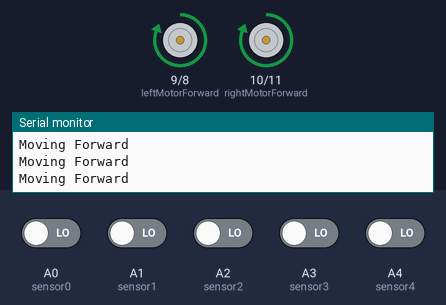
A sketch run on a simulated Arduino Uno, built with avr-gcc and run on an emulated ATmega328P. Parts: motor-driver pin pairs drawn as motors (green arrow = first pin HIGH = forward, orange = second pin HIGH = backward, longer = more drive), the last lines printed to the serial monitor. The test bench sets the inputs (shaded band); at power-on: A0 (sensor0), A1 (sensor1), A2 (sensor2), A3 (sensor3), A4 (sensor4) LOW.

Above: at 1.2 s.
1.3 s: A0 (sensor0) driven HIGH
At 2.1 s:
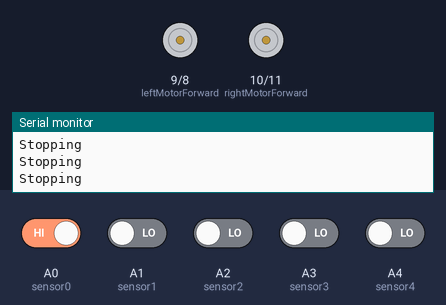
2.8 s: A1 (sensor1) driven HIGH
At 3.3 s:
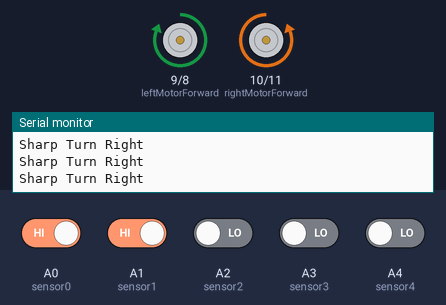
4.3 s: A1 (sensor1) driven LOW
At 5.5 s:
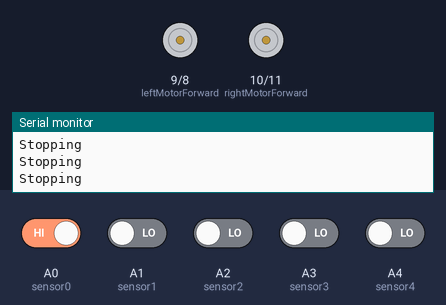
5.8 s: A0 (sensor0) driven LOW
At 6.9 s:
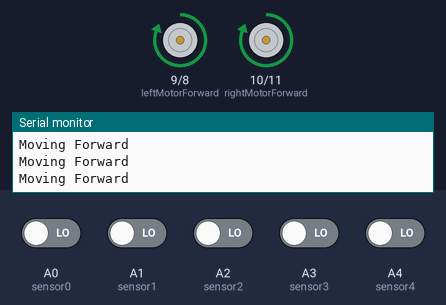
7.3 s: A3 (sensor3) driven HIGH
At 8.2 s:
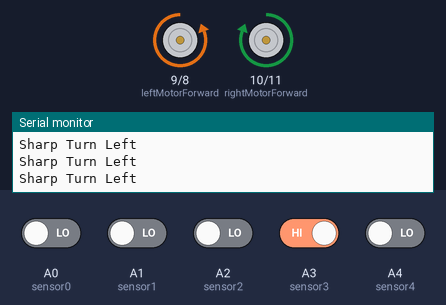
8.8 s: A2 (sensor2) driven HIGH
At 9.4 s:
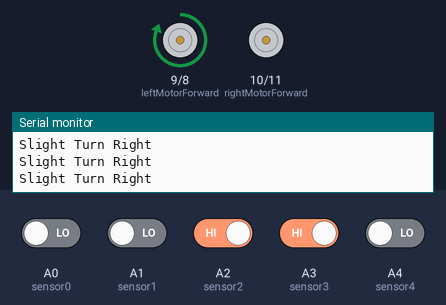
Timing chart, 0 to 11.3 s (numbered marks = the images above; inputs shaded):
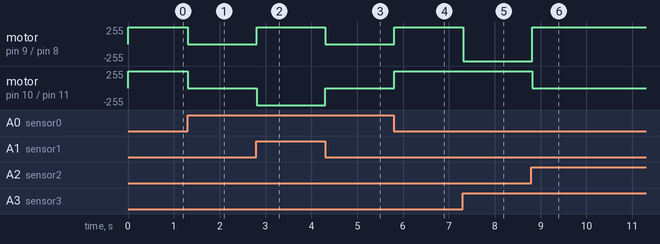

Measured:
- after the input at 1.3 s, motor on pin 9 (leftMotorForward) / pin 8 (leftMotorBackward), motor on pin 10 (rightMotorForward) / pin 11 (rightMotorBackward): forward 255/255 → stopped at once
- after the input at 2.8 s, motor on pin 9 (leftMotorForward) / pin 8 (leftMotorBackward): stopped → forward 255/255 at once; motor on pin 10 (rightMotorForward) / pin 11 (rightMotorBackward): stopped → backward 255/255 at once
- after the input at 4.3 s, motor on pin 9 (leftMotorForward) / pin 8 (leftMotorBackward): forward 255/255 → stopped at once; motor on pin 10 (rightMotorForward) / pin 11 (rightMotorBackward): backward 255/255 → stopped at once
- after the input at 5.8 s, motor on pin 9 (leftMotorForward) / pin 8 (leftMotorBackward), motor on pin 10 (rightMotorForward) / pin 11 (rightMotorBackward): stopped → forward 255/255 at once
- after the input at 7.3 s, motor on pin 9 (leftMotorForward) / pin 8 (leftMotorBackward): forward 255/255 → backward 255/255 at once
- after the input at 8.8 s, motor on pin 9 (leftMotorForward) / pin 8 (leftMotorBackward): backward 255/255 → forward 255/255 at once; motor on pin 10 (rightMotorForward) / pin 11 (rightMotorBackward): forward 255/255 → stopped at once

The sketch:

main.ino
```cpp
// Pin Definitions
#define sensor0 A0  // Leftmost sensor (corner)
#define sensor1 A1  // Left middle sensor
#define sensor2 A2  // Center sensor
#define sensor3 A3  // Right middle sensor
#define sensor4 A4  // Rightmost sensor (corner)

#define leftMotorForward 9  // Left motor forward pin
#define leftMotorBackward 8 // Left motor backward pin
#define rightMotorForward 10 // Right motor forward pin
#define rightMotorBackward 11 // Right motor backward pin

void setup() {
  pinMode(leftMotorForward, OUTPUT);
  pinMode(leftMotorBackward, OUTPUT);
  pinMode(rightMotorForward, OUTPUT);
  pinMode(rightMotorBackward, OUTPUT);

  pinMode(sensor0, INPUT);
  pinMode(sensor1, INPUT);
  pinMode(sensor2, INPUT);
  pinMode(sensor3, INPUT);
  pinMode(sensor4, INPUT);

  Serial.begin(9600);
}

void loop() {
    // or for black, 1 for white
  int s0 = digitalRead(sensor0);
  int s1 = digitalRead(sensor1);
  int s2 = digitalRead(sensor2);
  int s3 = digitalRead(sensor3);
  int s4 = digitalRead(sensor4);

  int sensorStates = (s0 << 4) | (s1 << 3) | (s2 << 2) | (s3 << 1) | s4;

  switch (sensorStates) {
    case 0b00100: // only the center sensor is on black --> move forward
      moveForward();
      break;

    case 0b01100: // left and center sensors on black  --> slightly turn right
    case 0b00110:
      turnRightSlight();
      break;

    case 0b11000: // two leftmost sensors on black --> sharp right turn
    case 0b01000:
      turnRight();
      break;

    case 0b00011: // right and center sensors on black --> slightly turn left
    case 0b00101:
      turnLeftSlight();
      break;

    case 0b00001: // 2 rightmost sensors on black --> sharp left turn
    case 0b00010:
      turnLeft();
      break;

    case 0b00000: // all 5 sensors on black
      moveForward();
      break;

    case 0b11111: // all 5 sensors on white
      stopMoving();
      break;

    default: // for temp
      stopMoving();
      break;
  }

  delay(100);
}

void moveForward() { //move forward
  digitalWrite(leftMotorForward, HIGH);
  digitalWrite(leftMotorBackward, LOW);
  digitalWrite(rightMotorForward, HIGH);
  digitalWrite(rightMotorBackward, LOW);
  Serial.println("Moving Forward");
}

void turnRightSlight() { // slightly turn right
  digitalWrite(leftMotorForward, HIGH);
  digitalWrite(leftMotorBackward, LOW);
  digitalWrite(rightMotorForward, LOW);
  digitalWrite(rightMotorBackward, LOW);
  Serial.println("Slight Turn Right");
}

void turnRight() { // sharply turn right
  digitalWrite(leftMotorForward, HIGH);
  digitalWrite(leftMotorBackward, LOW);
  digitalWrite(rightMotorForward, LOW);
  digitalWrite(rightMotorBackward, HIGH);
  Serial.println("Sharp Turn Right");
}

void turnLeftSlight() {  //slightly turn left
  digitalWrite(leftMotorForward, LOW);
  digitalWrite(leftMotorBackward, LOW);
  digitalWrite(rightMotorForward, HIGH);
  digitalWrite(rightMotorBackward, LOW);
  Serial.println("Slight Turn Left");
}

void turnLeft() {  //sharply turn left
  digitalWrite(leftMotorForward, LOW);
  digitalWrite(leftMotorBackward, HIGH);
  digitalWrite(rightMotorForward, HIGH);
  digitalWrite(rightMotorBackward, LOW);
  Serial.println("Sharp Turn Left");
}

void stopMoving() {  //stop moving
  digitalWrite(leftMotorForward, LOW);
  digitalWrite(leftMotorBackward, LOW);
  digitalWrite(rightMotorForward, LOW);
  digitalWrite(rightMotorBackward, LOW);
  Serial.println("Stopping");
}
```
